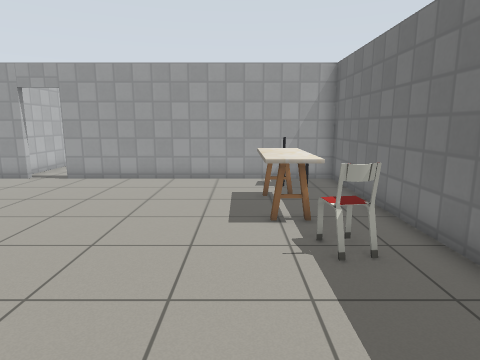
view 1 (above)

14 first-person views from a walk through a robot-simulator world made for Gazebo. The camera is 1.2 m above the floor, tilts 10° down and sees 75° across. The floor is counted in squares, 0.5 m on a side. Each view is taken from the middle of a square. On the plan, view 1 faces up. The plan holds only what a view shows up to about 19 squares ahead; the rest is blank. Simple patterns stand in for the simulator's built-in surfaces. Simple shapes stand in for some stock models. Some surface patterns are stand-ins.

view 2
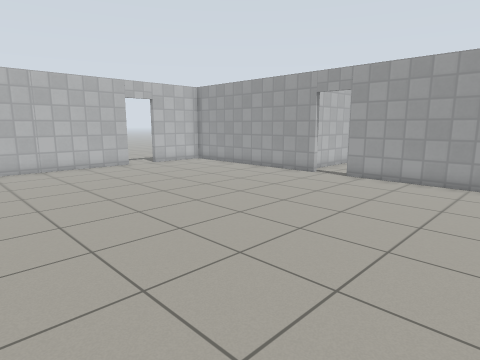

view 3
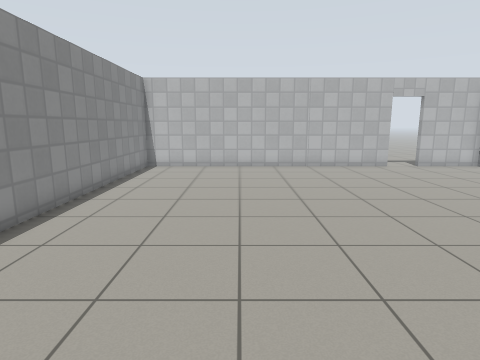

view 4
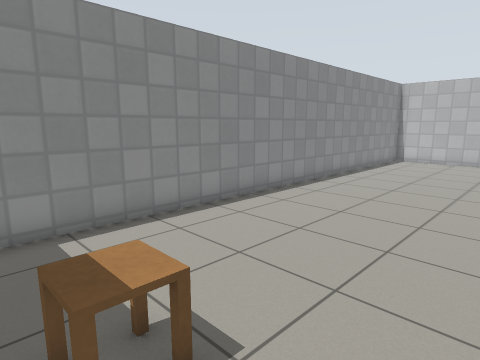

view 5
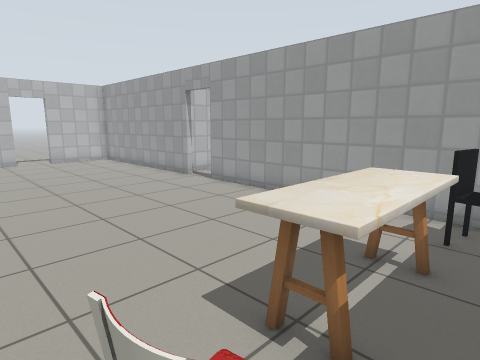

view 6
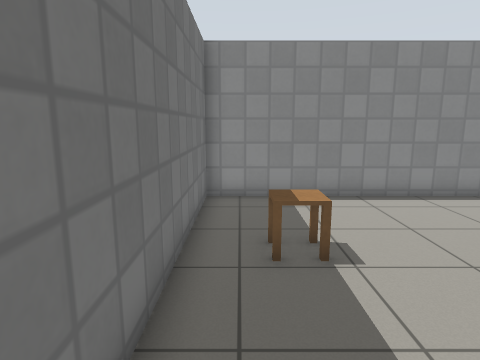

view 7
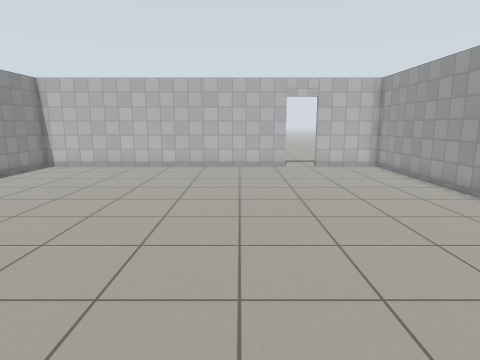

view 8
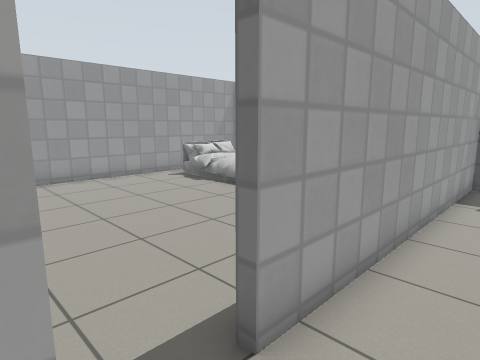

view 9
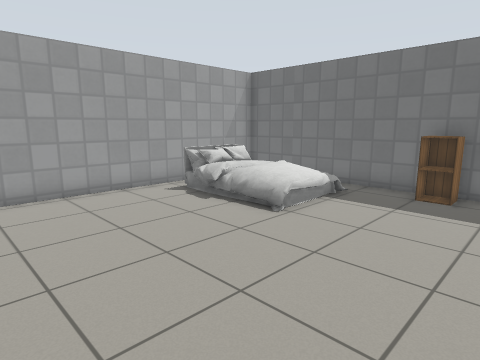

view 10
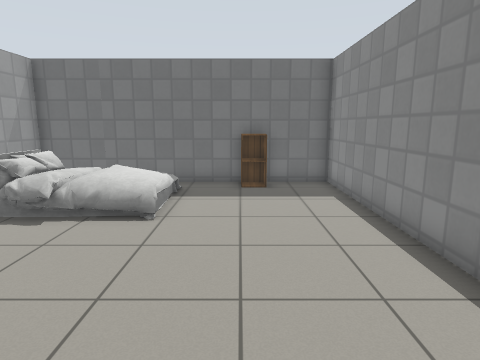

view 11
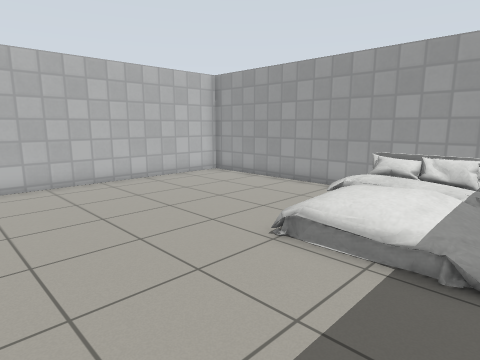

view 12
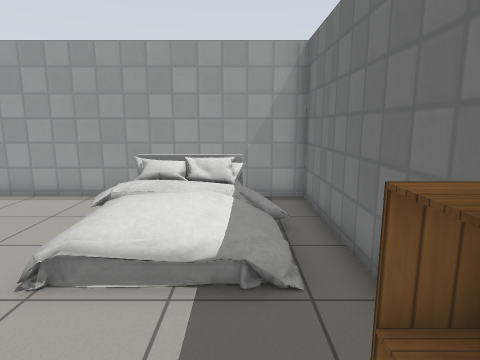

view 13
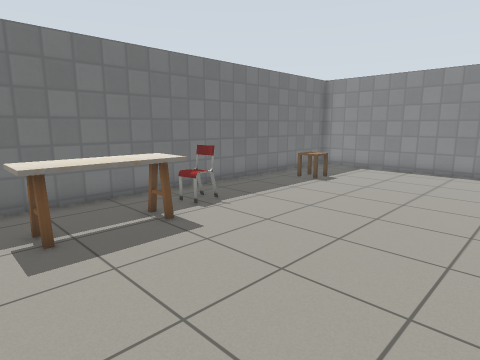

view 14
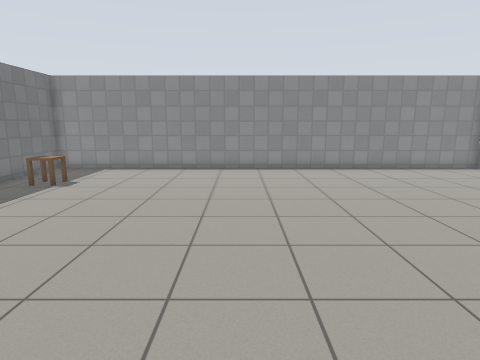

### Floor plan
Points are (right, up) in squares from view 1. A wall is a line through its corners. A room is listed if a view was taken in it or the views show most of it. See-through windows are left out.
Room 1 (views 1, 2, 3, 4, 5, 6, 7, 8, 13, 14)
walls: (-9.6, 14) (-19.3, 14) (-19.3, 10.4); (-19.3, 8.7) (-19.3, -5.4) (4.1, -5.4) (4.1, 14) (-7.8, 14)
ways out: open door at (-8.5, 14) to room 2; open door at (-19.5, 9.5)
objects: side table (1, -1) to (2, 0); kitchen table (1, 7) to (2, 11); chair (2, 5) to (2, 6); office chair (2, 12) to (3, 13)
Room 2 (views 9, 10, 11, 12)
walls: (-4.5, 14.3) (4.1, 14.3) (4.1, 26.4) (-10.2, 26.4) (-10.2, 14.7)
ways out: open door at (-8.5, 14) to room 1
objects: bed (-1, 20) to (3, 25); cabinet (3, 17) to (3, 18)

Where each view was taken, in squares from view 1:
view 1: 0 up, 0 right, facing up
view 2: 0 up, 1 left, facing up-left
view 3: 0 up, 1 left, facing left
view 4: 2 up, 3 right, facing down-left
view 5: 5 up, 3 right, facing up-left
view 6: 5 up, 3 right, facing down
view 7: 6 up, 1 left, facing left
view 8: 12 up, 10 left, facing up-right
view 9: 15 up, 8 left, facing up-right
view 10: 18 up, 9 left, facing right
view 11: 15 up, 3 right, facing up-left
view 12: 16 up, 2 right, facing up
view 13: 12 up, 6 left, facing down-right
view 14: 12 up, 6 left, facing down
